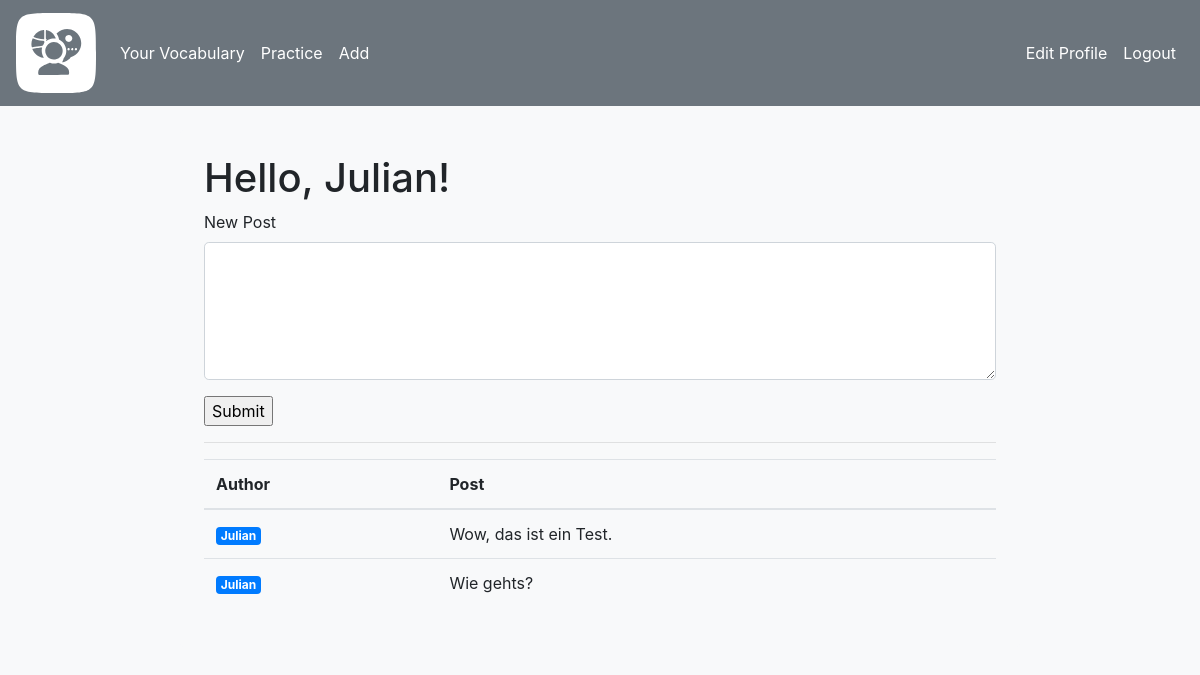
Before: /index (signed in) with the older database file.
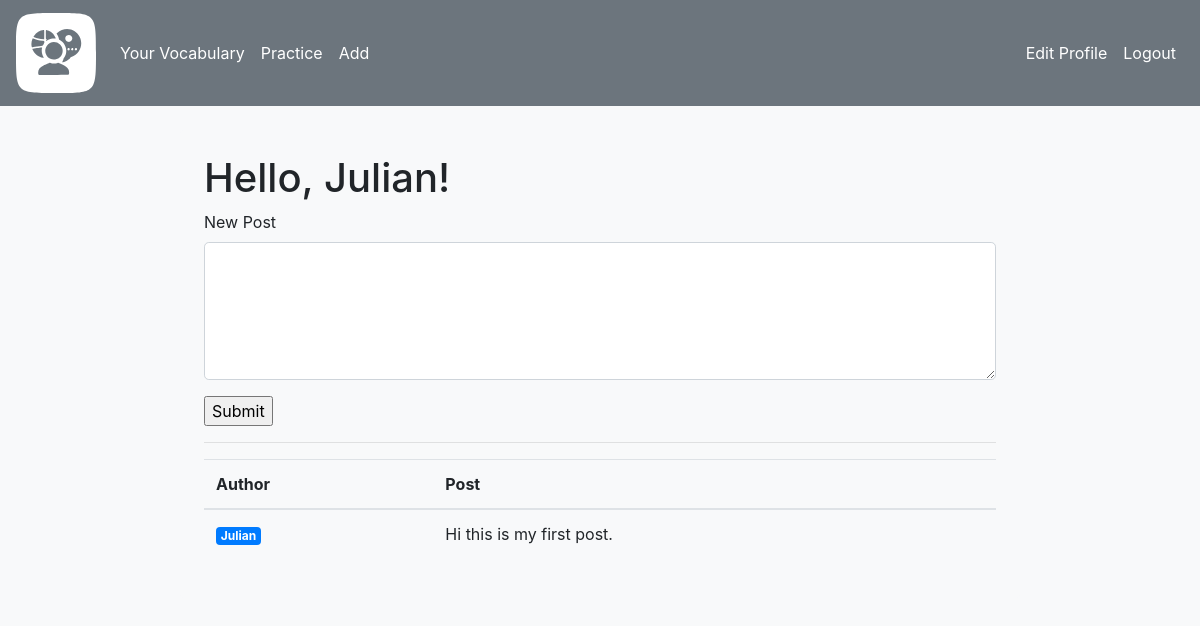
After: the same page with the newer database file.
### app/models.py (models this page shows, shortened)
class User(UserMixin, db.Model):
    __tablename__ = "user"
    id: so.Mapped[int] = so.mapped_column(primary_key=True)
    username: so.Mapped[str] = so.mapped_column(sa.String(64), index=True, unique=True)
    email: so.Mapped[str] = so.mapped_column(sa.String(120), index=True, unique=True)
    password_hash: so.Mapped[Optional[str]] = so.mapped_column(sa.String(256))
    about_me: so.Mapped[Optional[str]] = so.mapped_column(sa.String(140))
    last_seen: so.Mapped[Optional[datetime]] = so.mapped_column(default=lambda: datetime.now(timezone.utc))
    languages: so.Mapped[list['Language']]= so.relationship(
        secondary=user_language,
        back_populates='users')
    vocables: so.Mapped[list['Vocable']]=so.relationship(back_populates='user')
    posts: so.Mapped[list['Post']]=so.relationship(back_populates='author')
    session: so.Mapped['Session'] = so.relationship(back_populates='user')
    def avatar(self, size):
        digest = md5(self.email.lower().encode('utf-8')).hexdigest()
        return f"https://www.gravatar.com/avatar/{digest}?d=identicon&s={size}"

class Post(db.Model):
    __tablename__="post"
    id: so.Mapped[int] = so.mapped_column(primary_key=True)
    body: so.Mapped[str] = so.mapped_column(sa.String(500))
    timestamp: so.Mapped[datetime] = so.mapped_column(index=True, default=lambda: datetime.now(timezone.utc))
    user_id: so.Mapped[int] = so.mapped_column(sa.ForeignKey(User.id), index=True)
    author: so.Mapped[User] = so.relationship(back_populates='posts')

### app/routes.py (the view)
@app.route('/')
@app.route('/index', methods=["GET","POST"])
@login_required
def index():
    form = AddPostForm()
    if form.validate_on_submit():
        new_post = Post(body=form.post.data, author=current_user)
        db.session.add(new_post)
        db.session.commit()
        flash("Post was added, successfully!", 'success')
        form.post.data = ""
        return redirect(url_for("index"))
    elif request.method == "GET":
        form.post.data = ""
    else:
        print(f"validate_on_submit: {form.validate_on_submit()}")
    posts = db.session.scalars(sa.select(Post).order_by(Post.timestamp.desc())).all()
    return render_template("index.html", title="Home", posts=posts, form=form)

### app/forms.py
class AddPostForm(FlaskForm):
    post = TextAreaField("New Post",validators=[Length(max=500), DataRequired()])
    submit = SubmitField("Submit")

### app/models.py (called while the page is built)
@login.user_loader
def load_user(id):
    return db.session.get(User, int(id))

### app/routes.py (called while the page is built)
@app.before_request
def before_request():
    if current_user.is_authenticated:
        current_user.last_seen = datetime.now(timezone.utc)
        db.session.commit()

### app/templates/index.html (shortened to what this page needs)
{% extends 'base.html'%}
{% block content %}
    <h1>Hello, {{ current_user.username }}!</h1>
    <form action="" method="post">
        <p>{{ form.post.label(class="form-control-label") }}<br>
            {{ form.post(class="form-control form-control-lg", cols=50, rows=4) }}</p>
        <p>{{ form.submit() }}</p>
    </form>
    <hr>
    <div class="responsive-table">
        <table class="table">
            <thead>
                <th>Author</th>
                <th>Post</th>
            </thead>
            <tbody>
                {% for post in posts %}
                    {% include "_post.html" %}
                {% endfor %}
            </tbody>
        </table>
    </div>
{% endblock %}

### app/templates/base.html (shortened to what this page needs)
<!doctype html>
<html lang="en">
  <head>
    <link rel="stylesheet" href="https://stackpath.bootstrapcdn.com/bootstrap/4.3.1/css/bootstrap.min.css">
    <link rel="stylesheet" href="{{url_for('static', filename='custom.css')}}">
  </head>
  <body class="bg-light">
    <nav class="navbar navbar-expand-md navbar-light bg-secondary">
        <a class="navbar-brand text-white" href="{{ url_for('index')}}"><img src="{{ url_for('static', filename='polyglot_pivot_logo.svg') }}" width="80" height="80"></a>
        <div class="collapse navbar-collapse" id="navbarNav">
            <ul class="navbar-nav">
              {% if current_user.is_anonymous %}
              {% else %}
              <li class="nav-item active">
                <a class="nav-link text-white" href="{{url_for('vocabulary')}}">Your Vocabulary</a>
              </li>
              <li class="nav-item active">
                <a class="nav-link text-white" href="{{url_for('practice')}}">Practice</a>
              </li>
              <li class="nav-item">
                <a class="nav-link text-white" href="{{url_for('add_vocable')}}">Add</a>
              </li>
              {% endif %}
            </ul>
            <ul class="navbar-nav ml-auto">
              {% if current_user.is_anonymous %}
              <li class="nav-item active">
                <a class="nav-link text-white" href="{{url_for('login')}}">Login</a>
              </li>
              <li class="nav-item active">
                <a class="nav-link text-white" href="{{url_for('register')}}">Register</a>
              </li>
              {% else %}
              <li class="nav-item active">
                <a class="nav-link text-white" href="{{url_for('edit_profile')}}">Edit Profile</a>
              </li>
              <li class="nav-item active">
                <a class="nav-link text-white" href="{{url_for('logout')}}">Logout</a>
              </li>
              {% endif %}
            </ul>
        </div>
    </nav>
    <div class="container bg-light rounded p-4 mt-4">
        {% block content %} {% endblock %}
    </div>
  </body>
</html>

### app/templates/_post.html
<tr>
    <td>
        <a href="{{ url_for('user', username=post.author.username) }}"><span class="badge badge-primary">{{ post.author.username }}</span></a>
    </td>
    <td>
        {{ post.body }}
    </td>
</tr>

### app/static/custom.css (style rules this page uses)
.container { width: 70%; }

Changed rows visible on the page:
removed Post: author.username "Julian", body "Wow, das ist ein Test."
changed Post "Julian": body "Wie gehts?" → "Hi this is my first post."
